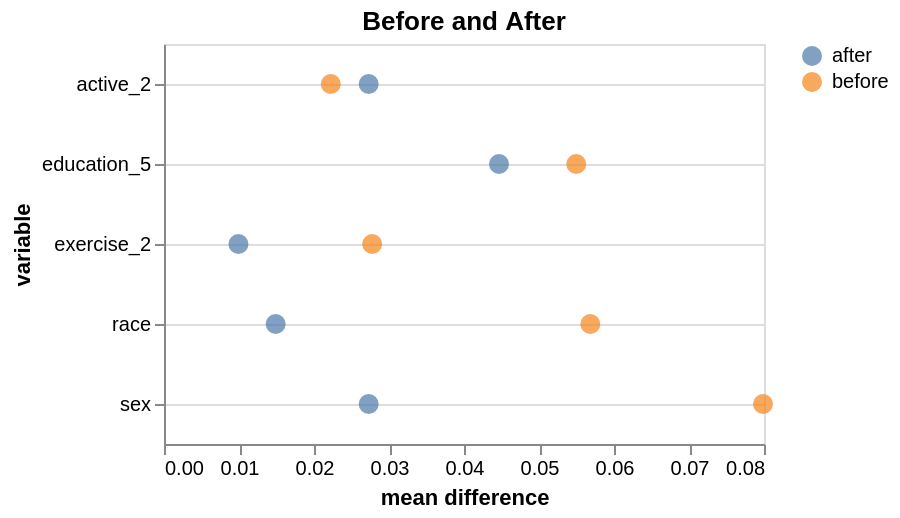

Source (notebook cell):
### Code cell
chart = alt.Chart(beforeAfter).mark_circle(size=100).encode(
                x='mean difference',
                y=alt.Y('variable:N', axis=alt.Axis(grid=True)),
                color=alt.Color('before_after:N', legend=alt.Legend(title=None))
            ).properties(
                title='Before and After',
                height=200
            )\
            .configure_axis(grid=False)

chart

### Figure 1 — Vega-Lite specification as saved in the notebook (floating-point values rounded to 4 significant figures)
{"config": {"view": {"continuousWidth": 300, "continuousHeight": 300}, "axis": {"grid": false}}, "data": {"name": "data-2dd084a3ce7f8721c4748c1c1c0dfca7"}, "mark": {"type": "circle", "size": 100}, "encoding": {"color": {"field": "before_after", "legend": {"title": null}, "type": "nominal"}, "x": {"field": "mean difference", "type": "quantitative"}, "y": {"axis": {"grid": true}, "field": "variable", "type": "nominal"}}, "height": 200, "title": "Before and After", "$schema": "https://vega.github.io/schema/vega-lite/v5.20.1.json", "datasets": {"data-2dd084a3ce7f8721c4748c1c1c0dfca7": [{"variable": "race", "treated mean": 0.08933, "control mean": 0.1462, "mean difference": 0.05684, "before_after": "before"}, {"variable": "sex", "treated mean": 0.4541, "control mean": 0.534, "mean difference": 0.07987, "before_after": "before"}, {"variable": "active_2", "treated mean": 0.1117, "control mean": 0.08942, "mean difference": 0.02224, "before_after": "before"}, {"variable": "education_5", "treated mean": 0.1538, "control mean": 0.09888, "mean difference": 0.05496, "before_after": "before"}, {"variable": "exercise_2", "treated mean": 0.4069, "control mean": 0.3792, "mean difference": 0.02776, "before_after": "before"}, {"variable": "race", "treated mean": 0.08933, "control mean": 0.1042, "mean difference": 0.01489, "before_after": "after"}, {"variable": "sex", "treated mean": 0.4541, "control mean": 0.4814, "mean difference": 0.0273, "before_after": "after"}, {"variable": "active_2", "treated mean": 0.1117, "control mean": 0.08437, "mean difference": 0.0273, "before_after": "after"}, {"variable": "education_5", "treated mean": 0.1538, "control mean": 0.1985, "mean difference": 0.04467, "before_after": "after"}, {"variable": "exercise_2", "treated mean": 0.4069, "control mean": 0.397, "mean difference": 0.009926, "before_after": "after"}]}}
